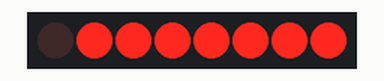
A sketch run on a simulated Arduino Uno, built with avr-gcc and run on an emulated ATmega328P. Shown: 8 shift-register outputs drawn as a row of LEDs (first output left, lit = HIGH). Wiring (inferred from the names in the program): shift register (74HC595): data pin 11; shift clock pin 12; latch pin 8. Wiring (inferred from the signals the program sends): row of LEDs: on Q0, Q1, Q2, Q3, Q4, Q5, Q6, Q7.

Above: at 0.2 s.
At 1.2 s:
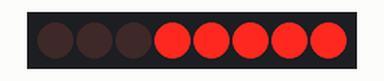
At 2.2 s:
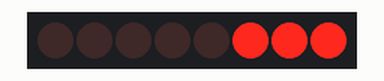
At 4.7 s:
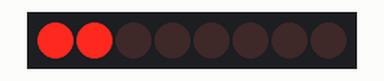
At 7.2 s:
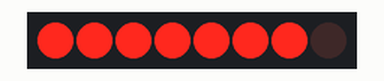
At 9.7 s:
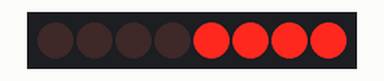
Timing chart, 0 to 10.4 s (numbered marks = the images above):
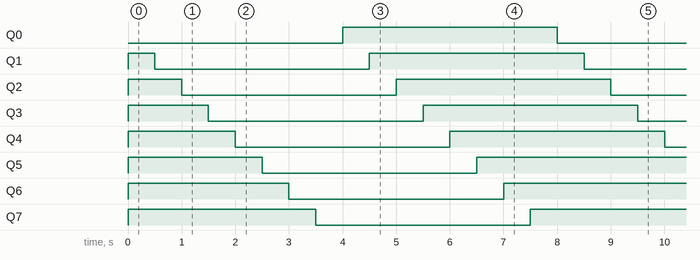

Measured:
- by itself, Q0, Q7: alternates HIGH for 4.0 s and LOW for 4.0 s
- by itself, Q1–6: repeats every 8.0 s: LOW 4.0 s, HIGH 4.0 s
- by itself, everything shown: repeats every 8.0 s, in 16 steps

The sketch:

incredible_gaaris1.ino
```cpp
// C++ code
//

int latchPin = 8;
int clockPin = 12;
int dataPin = 11;


byte ledStatus;

void setup()
{
  pinMode(latchPin, OUTPUT);
  pinMode(clockPin, OUTPUT);
  pinMode(dataPin, OUTPUT);
}

void loop()
{
ledStatus = 0 ;
  for ( int i = 0; i < 8; i++){
  	ledStatus = (ledStatus << 1) | 00000001;
  	digitalWrite(latchPin, LOW);
    shiftOut(dataPin, clockPin, MSBFIRST, ledStatus);
    digitalWrite(latchPin, HIGH);
    delay(500);
  }
  for (int i = 0; i < 8; i++){
  	ledStatus <<= 1; // ledstatus = ledstatus << 1
    digitalWrite(latchPin, LOW);
    shiftOut(dataPin, clockPin, MSBFIRST, ledStatus);
    digitalWrite(latchPin,HIGH);
    delay(500);
  }
}
```
